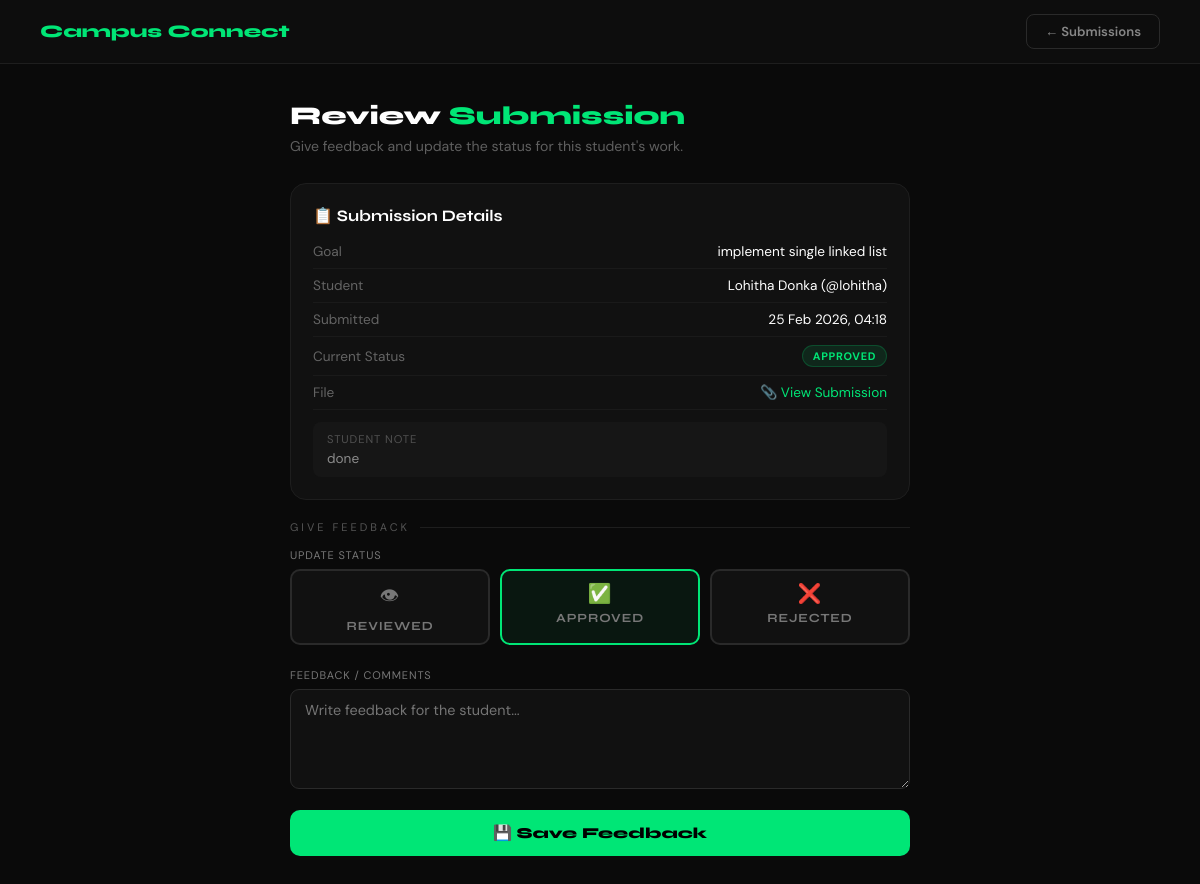
Screenshot of /study/goals/submission/1/review/ (signed in) with the database file from the repository.
### campusconnect/models.py (models this page shows, shortened)
class GoalSubmission(models.Model):
    STATUS = [
        ('submitted', 'Submitted'),
        ('reviewed',  'Reviewed'),
        ('approved',  'Approved'),
        ('rejected',  'Rejected'),
    ]
    goal        = models.ForeignKey(Goal, on_delete=models.CASCADE, related_name='submissions')
    student     = models.ForeignKey(User, on_delete=models.CASCADE, related_name='goal_submissions')
    file        = models.FileField(upload_to='goal_submissions/', blank=True, null=True)
    note        = models.TextField(blank=True)
    quiz_score  = models.FloatField(null=True, blank=True)
    quiz_total  = models.IntegerField(null=True, blank=True)
    status      = models.CharField(max_length=20, choices=STATUS, default='submitted')
    feedback    = models.TextField(blank=True)
    submitted_at = models.DateTimeField(auto_now_add=True)
    class Meta:
        unique_together = ('goal', 'student')
        ordering = ['-submitted_at']

class Goal(models.Model):
    GOAL_TYPE = [
        ('task',  'Task'),
        ('quiz',  'Quiz'),
    ]
    STATUS = [
        ('active',    'Active'),
        ('completed', 'Completed'),
        ('overdue',   'Overdue'),
    ]
    title           = models.CharField(max_length=200)
    description     = models.TextField(blank=True)
    goal_type       = models.CharField(max_length=10, choices=GOAL_TYPE, default='task')
    assigned_by     = models.ForeignKey(User, on_delete=models.CASCADE, related_name='goals_created')
    assigned_to     = models.ManyToManyField(User, related_name='goals_assigned', blank=True)
    start_date      = models.DateField()
    due_date        = models.DateField()
    resource_link   = models.URLField(blank=True, null=True)
    resource_file   = models.FileField(upload_to='goal_resources/', blank=True, null=True)
    status          = models.CharField(max_length=20, choices=STATUS, default='active')
    created_at      = models.DateTimeField(auto_now_add=True)
    class Meta:
        ordering = ['-created_at']

### campusconnect/views.py (the view)
# urls.py: path('study/goals/submission/<int:sub_id>/review/', views.review_submission, name='review_submission'),
def review_submission(request, sub_id):
    if not request.user.is_authenticated:
        return redirect('login')
    sub = get_object_or_404(GoalSubmission, id=sub_id, goal__assigned_by=request.user)
    if request.method == 'POST':
        sub.feedback = request.POST.get('feedback', '').strip()
        sub.status   = request.POST.get('status', 'reviewed')
        sub.save()
        messages.success(request, 'Feedback saved!')
        return redirect('goal_submissions', goal_id=sub.goal.id)
    return render(request, 'goals/review_submission.html', {
        'sub': sub,
        'user': request.user,
    })

### templates/goals/review_submission.html (shortened to what this page needs)
{% load static %}
<!DOCTYPE html>
<html lang="en">
<head>
</head>
<body>
<nav>
  <a href="{% url 'home' %}" class="nav-logo">Campus Connect</a>
  <a href="{% url 'goal_submissions' sub.goal.id %}" class="btn">← Submissions</a>
</nav>
<div class="main">
  <h1>Review <span>Submission</span></h1>
  <p class="subtitle">Give feedback and update the status for this student's work.</p>
  <div class="info-card">
    <h3>📋 Submission Details</h3>
    <div class="info-row"><span class="info-label">Goal</span><span>{{ sub.goal.title }}</span></div>
    <div class="info-row">
      <span class="info-label">Student</span>
      <span>{{ sub.student.get_full_name|default:sub.student.username }} (@{{ sub.student.username }})</span>
    </div>
    <div class="info-row"><span class="info-label">Submitted</span><span>{{ sub.submitted_at|date:"d M Y, H:i" }}</span></div>
    <div class="info-row"><span class="info-label">Current Status</span><span class="badge badge-{{ sub.status }}">{{ sub.status }}</span></div>
    {% if sub.file %}
    <div class="info-row">
      <span class="info-label">File</span>
      <a href="{{ sub.file.url }}" target="_blank" style="color:var(--green);text-decoration:none;font-size:0.85rem">📎 View Submission</a>
    </div>
    {% endif %}
    {% if sub.note %}
    <div style="margin-top:12px;background:#161616;border-radius:8px;padding:10px 14px;font-size:0.85rem;color:rgba(255,255,255,0.5)">
      <span style="font-size:0.7rem;text-transform:uppercase;letter-spacing:0.08em;color:rgba(255,255,255,0.25);display:block;margin-bottom:4px">Student Note</span>
      {{ sub.note }}
    </div>
    {% endif %}
  </div>
  <p class="section-label">Give Feedback</p>
  <form method="POST">
    <div class="form-group">
      <label>Update Status</label>
      <div class="status-options">
        <label class="status-opt">
          <span style="font-size:1.2rem">👁</span>
          <span class="s-label">Reviewed</span>
        </label>
        <label class="status-opt">
          <span style="font-size:1.2rem">✅</span>
          <span class="s-label">Approved</span>
        </label>
        <label class="status-opt danger">
          <span style="font-size:1.2rem">❌</span>
          <span class="s-label">Rejected</span>
        </label>
      </div>
    </div>
    <div class="form-group">
      <label>Feedback / Comments</label>
      <textarea name="feedback" placeholder="Write feedback for the student...">{{ sub.feedback }}</textarea>
    </div>
    <button type="submit" class="submit-btn">💾 Save Feedback</button>
  </form>
</div>
</body>
</html>

### templates/goals/review_submission.html (style rules this page uses)
*,*::before,*::after { margin:0;padding:0;box-sizing:border-box }
:root { --green:#00e676;--pink:#ff4d9e;--dark:#0a0a0a;--border:#1e1e1e }
body { font-family:'DM Sans',sans-serif;background:var(--dark);color:#fff;min-height:100vh }
nav { display:flex;justify-content:space-between;align-items:center;padding:14px 40px;background:#0d0d0d;border-bottom:1px solid var(--border) }
.nav-logo { font-family:'Syne',sans-serif;font-weight:800;font-size:1.1rem;color:var(--green);text-decoration:none }
.btn { display:inline-flex;align-items:center;gap:6px;padding:8px 18px;border-radius:8px;font-size:0.82rem;font-weight:600;cursor:pointer;text-decoration:none;border:1px solid #2a2a2a;background:transparent;color:rgba(255,255,255,0.5);transition:all 0.2s }
.main { max-width:700px;margin:0 auto;padding:36px 40px }
h1 { font-family:'Syne',sans-serif;font-size:1.6rem;font-weight:800;margin-bottom:6px }
h1 span { color:var(--green) }
.subtitle { color:rgba(255,255,255,0.35);font-size:0.88rem;margin-bottom:28px }
.info-card { background:#111;border:1px solid var(--border);border-radius:16px;padding:22px;margin-bottom:20px }
.info-card h3 { font-family:'Syne',sans-serif;font-size:1rem;font-weight:700;margin-bottom:10px }
.info-row { display:flex;justify-content:space-between;align-items:center;padding:8px 0;border-bottom:1px solid #1a1a1a;font-size:0.85rem }
.info-label { color:rgba(255,255,255,0.35) }
.badge { display:inline-flex;align-items:center;padding:3px 10px;border-radius:50px;font-size:0.68rem;font-weight:700;letter-spacing:0.06em;text-transform:uppercase }
.badge-approved { background:rgba(0,230,118,0.1);color:var(--green);border:1px solid rgba(0,230,118,0.2) }
.section-label { font-size:11px;letter-spacing:3px;color:#555;text-transform:uppercase;margin:20px 0 14px;display:flex;align-items:center;gap:10px }
.section-label::after { content:'';flex:1;height:1px;background:#1e1e1e }
.form-group { margin-bottom:16px }
label { font-size:11px;color:#777;text-transform:uppercase;letter-spacing:0.08em;display:block;margin-bottom:7px }
textarea,select { width:100%;padding:11px 14px;background:#111;border:1px solid #2a2a2a;border-radius:9px;color:#fff;font-family:'DM Sans',sans-serif;font-size:0.9rem;outline:none;transition:border-color 0.2s }
textarea { resize:vertical;min-height:100px }
.status-options { display:grid;grid-template-columns:repeat(3,1fr);gap:10px;margin-bottom:16px }
.status-opt { padding:10px;border-radius:10px;border:2px solid #2a2a2a;background:#111;text-align:center;cursor:pointer;transition:all 0.2s }
.status-opt .s-label { font-family:'Syne',sans-serif;font-size:0.78rem;font-weight:700;display:block;margin-top:4px }
.status-opt:has(input:checked) { border-color:var(--green);background:rgba(0,230,118,0.06) }
.submit-btn { width:100%;padding:14px;background:var(--green);border:none;color:#000;font-family:'Syne',sans-serif;font-weight:800;font-size:0.95rem;border-radius:10px;cursor:pointer;transition:all 0.2s }

### rows the page displays
GoalSubmission: goal "implement single linked list", student.get_full_name "Lohitha Donka", student.username "lohitha", submitted_at "25 Feb 2026, 04:18", status "APPROVED", note "done"
